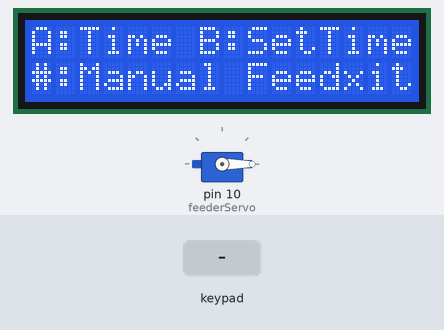
A sketch run on a simulated Arduino Uno, built with avr-gcc and run on an emulated ATmega328P. Parts: 16×2 character LCD, servo. Inputs (shaded band) come from the test bench.

Above: at 3.2 s.
3.3 s: key '#' pressed
At 4.0 s:
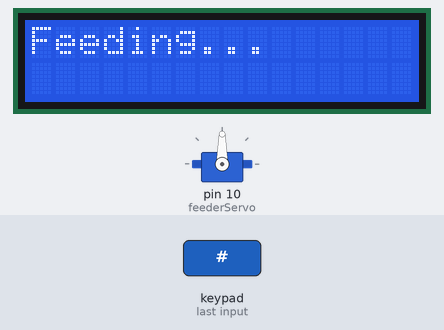
6.3 s: keypad keys 9 8 7 6 A pressed 0.4 s apart
At 8.3 s:
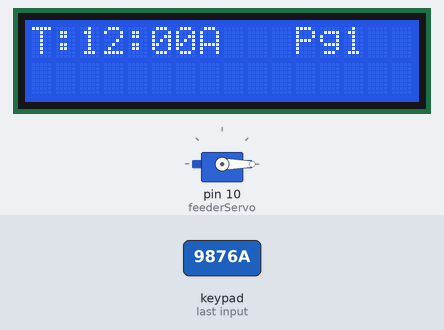
9.8 s: key 'B' pressed
At 10.5 s:
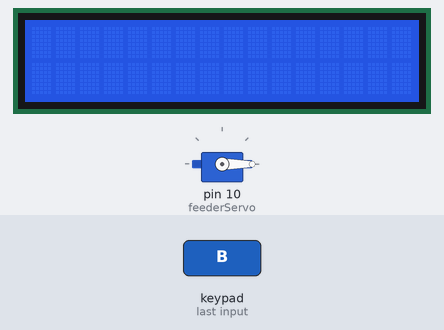
11.3 s: keypad keys 9 8 7 6 D pressed 0.4 s apart
At 13.4 s:
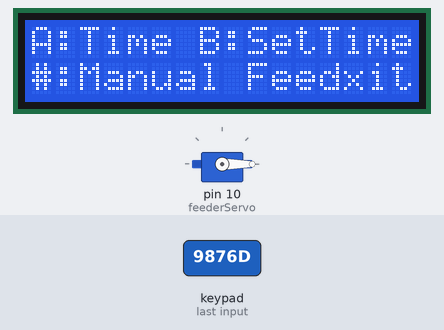
16.3 s: key 'C' pressed
At 17.5 s:
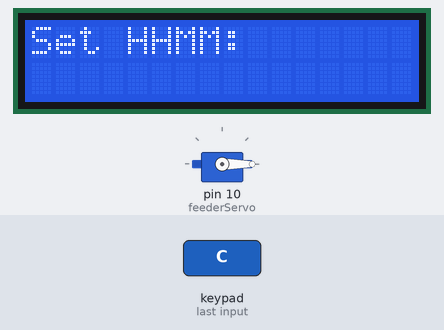
17.8 s: keypad keys 9 8 7 6 pressed 0.4 s apart
At 20.2 s:
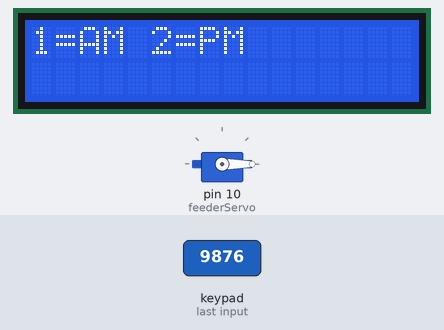
Timing chart, 0 to 21.7 s (numbered marks = the images above; inputs shaded):
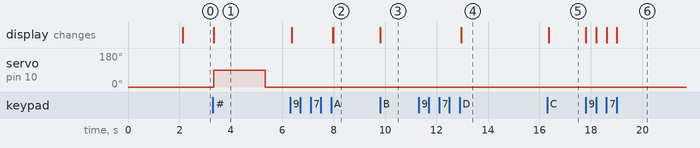

Measured:
- after the input at 3.3 s, servo on pin 10 (feederServo): 0° → 90° at once, → 0° 2.0 s later; the display: changes at once (image 1)
- after the input at 6.3 s, the display: first differs from a run without the input after 1.7 s (image 2 shows a later state)
- after the input at 9.8 s, the display: changes at once (image 3)
- after the input at 11.3 s, the display: changes after 1.7 s (image 4)
- after the input at 16.3 s, the display: first changes after 0.05 s (image 5 shows a later state)
- after the input at 17.8 s, the display: first changes at once (image 6 shows a later state)

The sketch:

sketch.ino
```cpp
#include <Wire.h>
#include <LiquidCrystal_I2C.h>
#include <Keypad.h>
#include <Servo.h>

// LCD
LiquidCrystal_I2C lcd(0x27, 16, 2);

// Servo
Servo feederServo;

// buzzer
int buzzer = 12;

// keypad
const byte ROWS = 4;
const byte COLS = 4;

char keys[ROWS][COLS] = {
  {'1','2','3','A'},
  {'4','5','6','B'},
  {'7','8','9','C'},
  {'*','0','#','D'}
};

byte rowPins[ROWS] = {9, 8, 7, 6};
byte colPins[COLS] = {5, 4, 3, 2};

Keypad keypad = Keypad(makeKeymap(keys), rowPins, colPins, ROWS, COLS);

// clock
int currentHour = 12;
int currentMinute = 0;
bool currentPM = false;

unsigned long previousMillis = 0;


// Timer struct
struct Timer {
  int hour;
  int minute;
  bool pm;
};

Timer timers[4];
int timerCount = 0;
int timerViewIndex = 0;
// menu
int menuState = 0;

void setup() {
  lcd.init();
  lcd.backlight();

  feederServo.attach(10);
  feederServo.write(0);

  pinMode(buzzer, LOW);

  lcd.print("Set Clock First");
  delay(2000);
  lcd.clear();
}
/*
The void set up is where I initialize all the components, like the LCD screen, the servo motor, and the buzzer.
On startup, it also displays a message to set the clock.
*/

void loop() {
  digitalWrite(buzzer, LOW);

  updateClock();
  char key = keypad.getKey();

    if(key =='#'){  //manual feed
      dispenseFood();
    }

  switch(menuState) {    //menu navigation
    case 0:     //main menu
      lcd.setCursor(0,0);
      lcd.print("A:Time B:SetTime");
      lcd.setCursor(0,1);
      lcd.print("C:SetFeed D:Exit");
      lcd.setCursor(0,2);
      lcd.print("#:Manual Feed");

      if(key == 'A') { lcd.clear(); menuState = 1; }
      if(key == 'B') { lcd.clear(); menuState = 2; }
      if(key == 'C') { lcd.clear(); menuState = 3; }
      break;

    case 1:  //vies time and timers
      showTime();
      if(key == 'B') {  //scroll forward in the timers screen
        timerViewIndex += 2;
        if(timerViewIndex >=timerCount) timerViewIndex = 0;
        lcd.clear();
        }

      if(key == 'C') {  //scroll backwards in the timers screen
        timerViewIndex -= 2;
        if(timerViewIndex < 0) timerViewIndex = max(0, timerCount - 2);
        lcd.clear();
      }

      showTime();

      if(key == 'D') {  //exit to main menu
        lcd.clear();
        menuState = 0;
      }
      break;

    case 2:  //set clock
      setClock();
      lcd.clear();
      menuState = 0;
      break;

    case 3:  //set timers
      setTimer();
      lcd.clear();
      menuState = 0;
      break;
  }

  checkFeeding();  //check if its time to feed
}
/*
The void loop is the main loop that runs continuously and controls the system.
It updates the clock, reads the keypad inputs, navigates the menu system, allows the manual feed with the # key,
and calls the feeding check to trigger the automatic feeding.
*/

void updateClock() {
  unsigned long currentMillis = millis();

  if(currentMillis - previousMillis >= 60000) {
    previousMillis = currentMillis;
    currentMinute++;

    if(currentMinute >= 60) {
      currentMinute = 0;
      currentHour++;

      if(currentHour == 12) {
        currentPM = !currentPM;
      }
      else if(currentHour > 12) {
        currentHour = 1;
      }
    }
  }
}
/*
This is how i keep track of time, using millis().
 It increments minutes every 60,000ms, rolls over minutes to hours, and implements a 12-hour clock and AM/PM.
*/

/*
void showTime() {  //1st attempt
  lcd.setCursor(0,0);
  lcd.print("Time: ");

  lcd.print(currentHour);
  lcd.print(":");

  if(currentMinute < 10) lcd.print("0");
  lcd.print(currentMinute);

  lcd.print(currentPM ? " PM" : " AM");
}
*/
/*
void showTime() {  //2nd attempt

  // ===== Clear both rows manually (prevents ghost characters) =====
  lcd.setCursor(0,0);
  lcd.print("                "); // 16 spaces
  lcd.setCursor(0,1);
  lcd.print("                ");


//current time
  lcd.setCursor(0,0);

  lcd.print("T:");

  if(currentHour < 10) lcd.print(" ");
  lcd.print(currentHour);
  lcd.print(":");

  if(currentMinute < 10) lcd.print("0");
  lcd.print(currentMinute);
  lcd.print(currentPM ? "P" : "A");


  lcd.setCursor(11,0);
  lcd.print("Pg");
  lcd.print((timerViewIndex / 2) +1);

 //TIMERt

  lcd.setCursor(0,1);

  for(int i = 0; i < 2; i++) {

    int idx = timerViewIndex + i;

    if(idx >= timerCount) break;

    lcd.print("T");
    lcd.print(idx + 1);
    lcd.print(":");

    lcd.print(timers[idx].hour);
    lcd.print(":");

    if(timers[idx].minute < 10) lcd.print("0");
    lcd.print(timers[idx].minute);

    lcd.print(timers[idx].pm ? "P" : "A");

    if(i == 0) lcd.print(" ");

  }
  These are my different attemps at my showTime() function. The first 1 was the first attempt that worked, but only showed the time
  it didnt show any timers. The second one was my first attempt to show the timers with the time, but when i set the clock, the time and
  the page number would glitch together, and it was made worse when i added the timers.
*/

void showTime() {
  static int lastHour = -1;
  static int lastMinute = -1;
  static bool lastPM = -1;
  static int lastViewIndex = -1;

  // Only update screen if something changed because of the issues i was having previously
  if(currentHour == lastHour &&
     currentMinute == lastMinute &&
     currentPM == lastPM &&
     timerViewIndex == lastViewIndex) {
    return;
  }

  // Save last values
  lastHour = currentHour;
  lastMinute = currentMinute;
  lastPM = currentPM;
  lastViewIndex = timerViewIndex;

  lcd.clear();

  // ===== Top Row =====
  lcd.setCursor(0,0);

  lcd.print("T:");

  if(currentHour < 10) lcd.print(" ");
  lcd.print(currentHour);

  lcd.print(":");

  if(currentMinute < 10) lcd.print("0");
  lcd.print(currentMinute);

  lcd.print(currentPM ? "P" : "A");

  lcd.setCursor(11,0);
  lcd.print("Pg");
  lcd.print((timerViewIndex / 2) + 1);

  // ===== Bottom Row =====
  lcd.setCursor(0,1);

  for(int i = 0; i < 2; i++) {
    int idx = timerViewIndex + i;

    if(idx >= timerCount) break;

    lcd.print("T");
    lcd.print(idx + 1);
    lcd.print(":");

    lcd.print(timers[idx].hour);
    lcd.print(":");

    if(timers[idx].minute < 10) lcd.print("0");
    lcd.print(timers[idx].minute);

    lcd.print(timers[idx].pm ? "P" : "A");

    if(i == 0) lcd.print(" ");
  }
}
/*
This was my succesfull showTime function, it displays the current time and page number in the top row, and up to 2 timers per page.
  */

void setClock() {
  lcd.clear();
  lcd.print("Set HHMM:");

  currentHour = getNumber(2);
  currentMinute = getNumber(2);

  lcd.clear();
  lcd.print("1=AM 2=PM");

  char key;
  do {
    key = keypad.getKey();
  } while(key != '1' && key != '2');

  currentPM = (key == '2');
}
/*
this function allows the user to input the time, by putting 2-digits for the hour and minutes, then choose AM or PM
  */

void setTimer() {
  if(timerCount >= 4) {
    lcd.clear();
    lcd.print("Max 4 timers");
    delay(2000);
    return;
  }
/*
This function allows a max of 4 timers, a user input of AM/PM and stores the values in my timer array.
    */

  lcd.clear();
  lcd.print("Set HHMM:");

  int h = getNumber(2);
  int m = getNumber(2);

  lcd.clear();
  lcd.print("1=AM 2=PM");

  char key;
  do {
    key = keypad.getKey();
  } while(key != '1' && key != '2');

  timers[timerCount].hour = h;
  timers[timerCount].minute = m;
  timers[timerCount].pm = (key == '2');

  timerCount++;

  lcd.clear();
  lcd.print("Saved");
  delay(1500);
}

void checkFeeding() {
  for(int i = 0; i < timerCount; i++) {
    if(currentHour == timers[i].hour &&
       currentMinute == timers[i].minute &&
       currentPM == timers[i].pm) {

      dispenseFood();
      delay(60000);
    }
  }
}
/*
this function compares the current time with all the timers stored, and if a match is found it dispenses food
and then waits 60 seconds to prevent the servo from re-triggering.
  */

void dispenseFood() {
  lcd.clear();
  lcd.print("Feeding...");

  feederServo.write(90);
  delay(2000);
  feederServo.write(0);

  digitalWrite(buzzer, HIGH);
  delay(1000);
  digitalWrite(buzzer, LOW);

  lcd.clear();
}
/*
This function controls the feeding process, to actuates the servo to release the food, activates the buzzer to alert you when the feeding is happening,
and it displays the feeding message on the LCD screen
  */

int getNumber(int digits) {
  int value = 0;
  char key;

  lcd.setCursor(0,1);

  for(int i = 0; i < digits; i++) {
    do {
      key = keypad.getKey();
    } while(key < '0' || key > '9');

    lcd.print(key);
    value = value * 10 + (key - '0');
  }
  /*
This functions reads the input from the keypad, only accepts the 0-9 when inputing the time or timers, displays the input on LCD and the
keys are used, and returns the final value.
    */

  return value;
}
```
